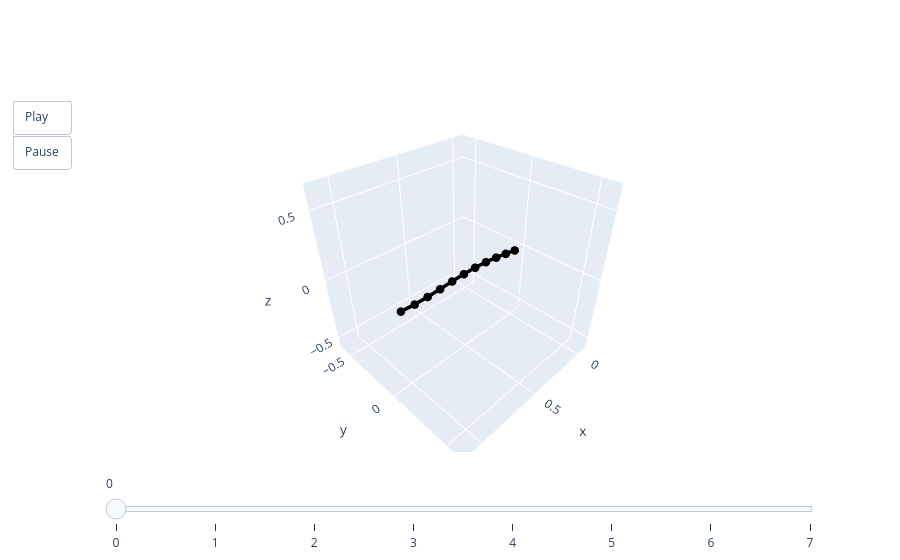

The notebook cell this image was saved under:
### Code cell
animate(pred[0])

### Figure 1 — Plotly figure (JSON) as saved in the notebook; plotly's stock layout.template omitted (floating-point values rounded to 4 significant figures)
{"data": [{"line": {"color": "black", "width": 7}, "marker": {"size": 5}, "mode": "lines+markers", "type": "scatter3d", "x": [0, 0.1006, 0.2036, 0.3079, 0.4127, 0.5174, 0.6214, 0.7245, 0.8262, 0.927, 1.029], "y": [0, 0, 0, 0, 0, 0, 0, 0, 0, 0, 0], "z": [0, 0.01667, 0.0318, 0.04282, 0.04828, 0.04821, 0.04403, 0.03815, 0.03354, 0.03315, 0.03951]}], "layout": {"scene": {"aspectmode": "cube", "xaxis": {"autorange": false, "range": [-0.105, 1.155]}, "yaxis": {"autorange": false, "range": [-0.6298, 0.6298]}, "zaxis": {"autorange": false, "range": [-0.5927, 0.6669]}}, "sliders": [{"steps": [{"args": [["0"], {"frame": {"duration": 0, "redraw": true}, "mode": "immediate"}], "label": "0", "method": "animate"}, {"args": [["1"], {"frame": {"duration": 0, "redraw": true}, "mode": "immediate"}], "label": "1", "method": "animate"}, {"args": [["2"], {"frame": {"duration": 0, "redraw": true}, "mode": "immediate"}], "label": "2", "method": "animate"}, {"args": [["3"], {"frame": {"duration": 0, "redraw": true}, "mode": "immediate"}], "label": "3", "method": "animate"}, {"args": [["4"], {"frame": {"duration": 0, "redraw": true}, "mode": "immediate"}], "label": "4", "method": "animate"}, {"args": [["5"], {"frame": {"duration": 0, "redraw": true}, "mode": "immediate"}], "label": "5", "method": "animate"}, {"args": [["6"], {"frame": {"duration": 0, "redraw": true}, "mode": "immediate"}], "label": "6", "method": "animate"}, {"args": [["7"], {"frame": {"duration": 0, "redraw": true}, "mode": "immediate"}], "label": "7", "method": "animate"}]}], "updatemenus": [{"buttons": [{"args": [null, {"frame": {"duration": 50, "redraw": true}, "fromcurrent": true}], "label": "Play", "method": "animate"}, {"args": [[null], {"frame": {"duration": 0, "redraw": true}, "mode": "immediate"}], "label": "Pause", "method": "animate"}], "showactive": false, "type": "buttons"}]}}
